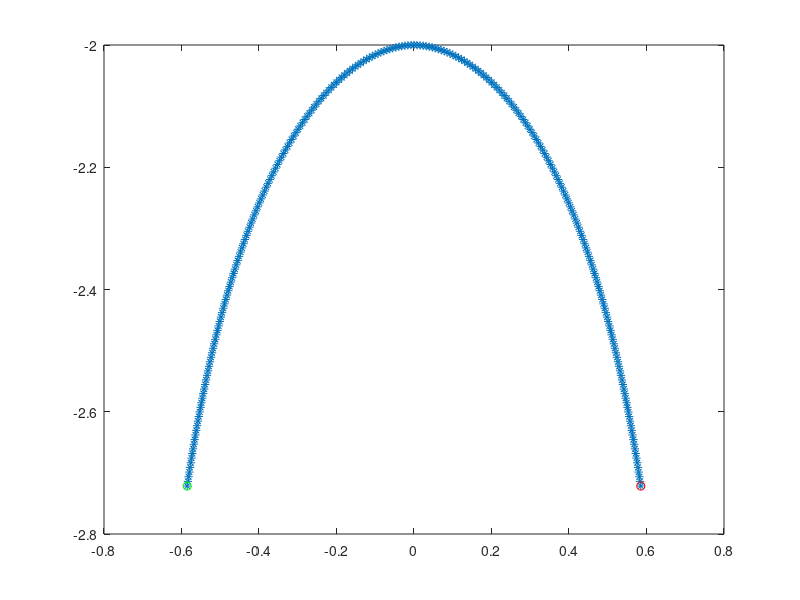

MATLAB code to generate this figure:
%-------------------------------------------------------------------------------------------------------------------%
%
% IB2d is an Immersed Boundary Code (IB) for solving fully coupled non-linear 
% 	fluid-structure interaction models. This version of the code is based off of
%	Peskin's Immersed Boundary Method Paper in Acta Numerica, 2002.
%
% Author: Nicholas A. Battista
% Email:  nick.battista@unc.edu
% Date Created: May 27th, 2015
% Institution: UNC-CH
%
% This code is capable of creating Lagrangian Structures using:
% 	1. Springs
% 	2. Beams (*torsional springs)
% 	3. Target Points
%	4. Muscle-Model (combined Force-Length-Velocity model, "HIll+(Length-Tension)")
%
% One is able to update those Lagrangian Structure parameters, e.g., spring constants, resting %%	lengths, etc
% 
% There are a number of built in Examples, mostly used for teaching purposes. 
% 
% If you would like us to add a specific muscle model, please let Nick (nick.battista@unc.edu) know.
%
%--------------------------------------------------------------------------------------------------------------------%


%%%%%%%%%%%%%%%%%%%%%%%%%%%%%%%%%%%%%%%%%%%%%%%%%%%%%%%%%%%%%%%%%%%%%%%%%%%%%%%%
%
% FUNCTION: creates the JELLYFISH-EXAMPLE geometry and prints associated input files
%
%%%%%%%%%%%%%%%%%%%%%%%%%%%%%%%%%%%%%%%%%%%%%%%%%%%%%%%%%%%%%%%%%%%%%%%%%%%%%%%%

function Jellyfish_Geometry()

% FLUID GRID PARAMETERS %

L = 8;                              % Length of computational domain (m)
N = 512;                            % # of Cartesian grid meshwidths
dx = L/N;                           % Cartesian mesh width (m)

[xLag,yLag,ds] = give_Me_Immsersed_Boundary_Geometry(N,L);
plot(xLag,yLag,'*'); hold on;
plot(xLag(128),yLag(128),'ro'); hold on;
plot(xLag(255),yLag(255),'go'); hold on;

  
% NAMING CONVENTION FOR SIMULATION 

struct_name = 'jelly';      % structure name

% PRINT INPUT FILES (.vertex, .spring, .beam, etc)

% print vertices
print_Lagrangian_Vertices(xLag,yLag,struct_name);

% print springs
k_Spring = 1.2750000000000000e+07;        % spring constant (Newton)
print_Lagrangian_Springs(xLag,k_Spring,ds,struct_name);

% print beams
k_Beam = 1.0363359375000002e+10;   % beam stiffness constant (Newton m^2)
print_Lagrangian_nonInv_Beams(xLag,yLag,k_Beam,struct_name);




%%%%%%%%%%%%%%%%%%%%%%%%%%%%%%%%%%%%%%%%%%%%%%%%%%%%%%%%%%%%%%%%%%%%%%%%
%
% FUNCTION: prints VERTEX points to a file called rubberband.vertex
%
%%%%%%%%%%%%%%%%%%%%%%%%%%%%%%%%%%%%%%%%%%%%%%%%%%%%%%%%%%%%%%%%%%%%%%%%

function print_Lagrangian_Vertices(xLag,yLag,struct_name)

    N = length(xLag);

    vertex_fid = fopen([struct_name '.vertex'], 'w');

    fprintf(vertex_fid, '%d\n', N );

    %Loops over all Lagrangian Pts.
    for s = 1:N
        X_v = xLag(s);
        Y_v = yLag(s);
        fprintf(vertex_fid, '%1.16e %1.16e\n', X_v, Y_v);
    end

    fclose(vertex_fid); 

    
%%%%%%%%%%%%%%%%%%%%%%%%%%%%%%%%%%%%%%%%%%%%%%%%%%%%%%%%%%%%%%%%%%%%%%%%
%
% FUNCTION: prints SPRING points to a file called rubberband.spring
%
%%%%%%%%%%%%%%%%%%%%%%%%%%%%%%%%%%%%%%%%%%%%%%%%%%%%%%%%%%%%%%%%%%%%%%%%

function print_Lagrangian_Springs(xLag,k_Spring,ds_Rest,struct_name)

    N = length(xLag);

    spring_fid = fopen([struct_name '.spring'], 'w');

    fprintf(spring_fid, '%d\n', N-1 );

    %spring_force = kappa_spring*ds/(ds^2);

    % SPRINGS BETWEEN VERTICES ON RHS
    for s = 1:ceil(N/2)
            if s <= floor(N/2)         
                fprintf(spring_fid, '%d %d %1.16e %1.16e\n', s, s+1, k_Spring, ds_Rest);  
            elseif s == ceil(N/2)
                fprintf(spring_fid, '%d %d %1.16e %1.16e\n', 1, ceil(N/2)+1, k_Spring, ds_Rest);  
            end
    end
    
    % SPRINGS BETWEEN VERTICES ON LHS
    for s=1:floor(N/2)-1
                s1 = ceil(N/2)+s;
                s2 = ceil(N/2)+s+1;
                fprintf(spring_fid, '%d %d %1.16e %1.16e\n', s1, s2, k_Spring, ds_Rest);  
    end
    fclose(spring_fid); 
    
 
%%%%%%%%%%%%%%%%%%%%%%%%%%%%%%%%%%%%%%%%%%%%%%%%%%%%%%%%%%%%%%%%%%%%%%%%%%%%%%%%%%%%%
%
% FUNCTION: prints BEAM (NON-INVARIANT) points to a file called rubberband.nonInv_beam
%
%%%%%%%%%%%%%%%%%%%%%%%%%%%%%%%%%%%%%%%%%%%%%%%%%%%%%%%%%%%%%%%%%%%%%%%%%%%%%%%%%%%%%

function print_Lagrangian_nonInv_Beams(xLag,yLag,k_Beam,struct_name)

    % k_Beam: beam stiffness
    % Cx/Cy:  beam curvatures in x/y respestively
    
    N = length(xLag); % NOTE: Total number of beams = Number of Total Lag Pts. - 2

    beam_fid = fopen([struct_name '.nonInv_beam'], 'w');

    fprintf(beam_fid, '%d\n', N-2 );

    % beam_force = kappa_beam*ds/(ds^4)
    
    %BEAMS BETWEEN VERTICES ON RHS
    for s = 1:ceil(N/2)+1
            if s <= floor(N/2)-1  
                Cx = xLag(s) - 2*xLag(s+1) + xLag(s+2);
                Cy = yLag(s) - 2*yLag(s+1) + yLag(s+2);
                fprintf(beam_fid, '%d %d %d %1.16e %1.16e %1.16e\n', s,s+1,s+2, k_Beam, Cx, Cy);  
            elseif s == ceil(N/2)
                Cx = xLag(ceil(N/2)+1) - 2*xLag(1) + xLag(2);
                Cy = yLag(ceil(N/2)+1) - 2*yLag(1) + yLag(2);
                fprintf(beam_fid, '%d %d %d %1.16e %1.16e %1.16e\n', ceil(N/2)+1,1,2, k_Beam, Cx,Cy);  
            elseif s == ceil(N/2)+1
                Cx = xLag(ceil(N/2)+2) - 2*xLag( ceil(N/2)+1 ) + xLag(1);
                Cy = yLag(ceil(N/2)+2) - 2*yLag( ceil(N/2)+1 ) + yLag(1);
                fprintf(beam_fid, '%d %d %d %1.16e %1.16e %1.16e\n', ceil(N/2)+2,ceil(N/2)+1,1, k_Beam, Cx,Cy);  
            end
    end
    
    % BEAMS BETWEEN VERTICES ON LHS
    for s=1:floor(N/2)-2
                s1 = ceil(N/2)+s;
                s2 = ceil(N/2)+s+1;
                s3 = ceil(N/2)+s+2;
                Cx = xLag(s3) - 2*xLag(s2) + xLag(s1);
                Cy = yLag(s3) - 2*yLag(s2) + yLag(s1);
                fprintf(beam_fid, '%d %d %d %1.16e %1.16e %1.16e\n', s3, s2, s1, k_Beam, Cx, Cy);  
    end
    fclose(beam_fid); 
    

%%%%%%%%%%%%%%%%%%%%%%%%%%%%%%%%%%%%%%%%%%%%%%%%%%%%%%%%%%%%%%%%%%%%%%%%
%
% FUNCTION: creates the Lagrangian structure geometry
%
%%%%%%%%%%%%%%%%%%%%%%%%%%%%%%%%%%%%%%%%%%%%%%%%%%%%%%%%%%%%%%%%%%%%%%%%

function [xLag,yLag,ds] = give_Me_Immsersed_Boundary_Geometry(N,L)


% JELLYFISH GEOMETRY PARAMETERS %

bell_length = 2;                    % bell length (m)
npts_bell = ceil(2*(bell_length/L)*N); % number of points along the length of the entire bell
npts_circ = 1;                    %number of points along the circumference (=1 for 2D)
npts = npts_bell*npts_circ;	      % total number points 
ds = bell_length/(npts_bell-1);   % mesh spacing along the length of bell (m)
Zs = -2;                          %distance to top of bell (m)
xb = zeros(npts);                 %holds resting positions to calculate curvatures
zb=zeros(npts);                   %holds resting positions to calculate curvatures

% Values to describe bell shape given in Alben, Peng and Miller %
betao = 0.5;
betam = 0.3;
to = 0.5;
t=0;
gamma = 1;

% Starting values
z = Zs;
r = 0;
x = 0;

% center line of jelly
xLag(1) = x;
yLag(1) = z;
zl=z;
rl=r;

%right side of bell
for s = 1:(ceil(npts_bell/2)-1)
    beta = betao+(betam-betao)*(t/to)^gamma;
    theta = -1.55*(1-exp(-(s)*ds/beta));
    z = zl + ds*sin(theta);
    r = rl + ds*cos(theta);
    x = r;
    zl=z;
    rl=r;
    xLag(s+1)=x;
    yLag(s+1)=z;
   %fprintf(vertex_fid, '%1.16e %1.16e\n', x, z);
end


% reinitialize values for centerline
z = Zs;
r = 0;
zl=z;
rl=r;


%left side of bell
for s = (ceil(npts_bell/2)):npts_bell-2
    s2=s-(ceil(npts_bell/2)-1);
    beta = betao+(betam-betao)*(t/to)^gamma;
    theta = -1.55*(1-exp(-(s2)*ds/beta));
    z = zl + ds*sin(theta);
    r = rl + ds*cos(theta);
    x = -1*r;
    zl=z;
    rl=r;
    xLag(s+1)=x;
    yLag(s+1)=z;
   %fprintf(vertex_fid, '%1.16e %1.16e\n', x, z);
end


% 
% %%%%%%%%%%%%%%%%%%%%%%%%%%%%%%%%%%%%%%%%%%%%%%%%%%%%%%%%%%%%%%%%%%%%%%%%%%%%%%%%
% 
% % Write out the beam information
%  beam_fid = fopen([mesh_name num2str(N) '.beam'], 'w');
%  
%  fprintf(beam_fid, '%d\n', npts-3);
%  
%  %right side of bell
%  for q = 0:npts_circ-1
%  for s = 0:(ceil(npts_bell/2)-3)
%     C1 = xb(s+1)+xb(s+3)-2*xb(s+2); 
%     C2 = zb(s+1)+zb(s+3)-2*zb(s+2); 
%     fprintf(beam_fid, '%d %d %d %1.16e %1.16e %1.16e\n', q*npts_circ+s, q*npts_circ+s+1, q*npts_circ+s+2, kappa_beam*ds/(ds^4), C1, C2);
%  end
%  
%  %top of bell
%     s=ceil(npts_bell/2);
%     C1 = xb(s+1)+xb(2)-2*xb(1); 
%     C2 = zb(s+1)+zb(2)-2*zb(1); 
%     fprintf(beam_fid, '%d %d %d %1.16e %1.16e %1.16e\n', q*npts_circ+s, q*npts_circ+0, q*npts_circ+1, kappa_beam*ds/(ds^4), C1, C2);
%     s=ceil(npts_bell/2)+1;
%     C1 = xb(s+1)+xb(1)-2*xb(s); 
%     C2 = zb(s+1)+zb(1)-2*zb(s); 
%     fprintf(beam_fid, '%d %d %d %1.16e %1.16e %1.16e\n', q*npts_circ+s, q*npts_circ+s-1, q*npts_circ+0, kappa_beam*ds/(ds^4), C1, C2);
%  
%  %left side of bell   
%  for s = ceil((npts_bell/2)+2):npts_bell-2
%     C1 = xb(s+1)+xb(s-1)-2*xb(s); 
%     C2 = zb(s+1)+zb(s-1)-2*zb(s); 
%     fprintf(beam_fid, '%d %d %d %1.16e %1.16e %1.16e\n', q*npts_circ+s, q*npts_circ+s-1, q*npts_circ+s-2, kappa_beam*ds/(ds^4), C1, C2);
%  end
%  end
% % 
% % 
%  fclose(beam_fid);
% 
